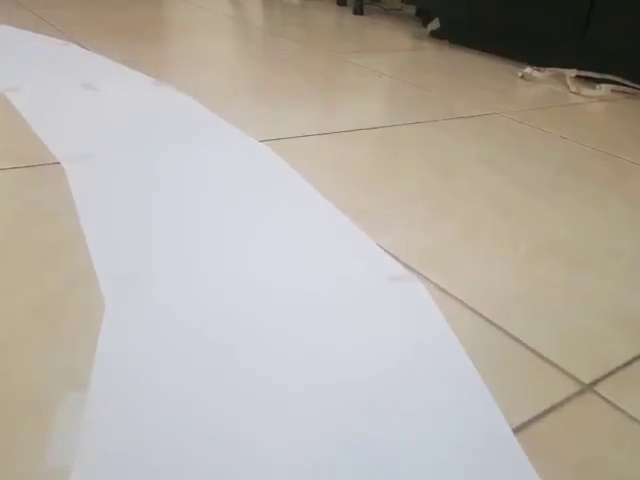
#> input picture frame 73 of JetsonNano_Projects/Robot_Car_v2/Resources/vid1.mp4, 640 x 480 px
$ python LaneDetectionModule.py
#> lines starting #> are read from the running program, lines starting #| are printed output that depends on the picture; after the words box and inside, x2 and y2 are one past the last pixel; in counts of white or black regions, pixels touching at a corner belong together
### JetsonNano_Projects/Robot_Car_v2/utlis.py
import cv2
import numpy as np


def thresholding(img):
    imgHSV = cv2.cvtColor(img, cv2.COLOR_BGR2HSV)
    lowerWhite = np.array([80, 0, 0])
    upperWhite = np.array([255, 160, 255])
    maskWhite = cv2.inRange(imgHSV, lowerWhite, upperWhite)
    return maskWhite


def warpImg(img, points, w, h, inverse=False):
    point1 = np.float32(points)
    point2 = np.float32([[0, 0], [w, 0], [0, h], [w, h]])
    if inverse:
        matrix = cv2.getPerspectiveTransform(point2, point1)
    else:
        matrix = cv2.getPerspectiveTransform(point1, point2)
    imgWarp = cv2.warpPerspective(img, matrix, (w, h))
    return imgWarp


def nothing(a):
    pass


def initializeTrackbars(intialTracbarVals, wT=480, hT=240):
    cv2.namedWindow("Trackbars")
    cv2.resizeWindow("Trackbars", 360, 240)
    cv2.createTrackbar("Width Top", "Trackbars", intialTracbarVals[0],wT//2, nothing)
    cv2.createTrackbar("Height Top", "Trackbars", intialTracbarVals[1], hT, nothing)
    cv2.createTrackbar("Width Bottom", "Trackbars", intialTracbarVals[2],wT//2, nothing)
    cv2.createTrackbar("Height Bottom", "Trackbars", intialTracbarVals[3], hT, nothing)


def valTrackbars(wT=480, hT=240):
    widthTop = cv2.getTrackbarPos("Width Top", "Trackbars")
    heightTop = cv2.getTrackbarPos("Height Top", "Trackbars")
    widthBottom = cv2.getTrackbarPos("Width Bottom", "Trackbars")
    heightBottom = cv2.getTrackbarPos("Height Bottom", "Trackbars")
    points = np.float32([(widthTop, heightTop), (wT-widthTop, heightTop),
                      (widthBottom , heightBottom ), (wT-widthBottom, heightBottom)])
    return points


def drawPoints(img, points):
    for x in range(4):
        cv2.circle(img, (int(points[x][0]), int(points[x][1])), 10, (0, 0, 255), cv2.FILLED)

    return img


def getHistogram(img, minPer=0.1, display=False, region=1):

    if region == 1:
        histValues = np.sum(img, axis=0)

    else:
        histValues = np.sum(img[img.shape[0]//region:, :], axis=0)
    # print(histValues)
    maxValue = np.max(histValues)
    minValue = minPer * maxValue

    indexArray = np.where(histValues >= minValue)
    basePoint = int(np.average(indexArray))
    # print(basePoint)

    if display:
        imgHist = np.zeros((img.shape[0], img.shape[1], 3), np.uint8)
        for x, intensity in enumerate(histValues):
            cv2.line(imgHist, (x, img.shape[0]), (x, img.shape[0]-intensity//255//region), (255, 0, 255), 1)
            cv2.circle(imgHist, (basePoint, img.shape[0]), 20, (0, 255, 255), cv2.FILLED)
        return basePoint, imgHist

    return basePoint


def stackImages(scale, imgArray):
    rows = len(imgArray)
    cols = len(imgArray[0])
    rowsAvailable = isinstance(imgArray[0], list)
    width = imgArray[0][0].shape[1]
    height = imgArray[0][0].shape[0]
    if rowsAvailable:
        for x in range( 0, rows):
            for y in range(0, cols):
                if imgArray[x][y].shape[:2] == imgArray[0][0].shape [:2]:
                    imgArray[x][y] = cv2.resize(imgArray[x][y], (0, 0), None, scale, scale)
                else:
                    imgArray[x][y] = cv2.resize(imgArray[x][y], (imgArray[0][0].shape[1], imgArray[0][0].shape[0]), None, scale, scale)
                if len(imgArray[x][y].shape) == 2: imgArray[x][y] = cv2.cvtColor(imgArray[x][y], cv2.COLOR_GRAY2BGR)
        imageBlank = np.zeros((height, width, 3), np.uint8)
        hor = [imageBlank]*rows
        hor_con = [imageBlank]*rows
        for x in range(0, rows):
            hor[x] = np.hstack(imgArray[x])
        ver = np.vstack(hor)
    else:
        for x in range(0, rows):
            if imgArray[x].shape[:2] == imgArray[0].shape[:2]:
                imgArray[x] = cv2.resize(imgArray[x], (0, 0), None, scale, scale)
            else:
                imgArray[x] = cv2.resize(imgArray[x], (imgArray[0].shape[1], imgArray[0].shape[0]), None,scale, scale)
            if len(imgArray[x].shape) == 2: imgArray[x] = cv2.cvtColor(imgArray[x], cv2.COLOR_GRAY2BGR)
        hor = np.hstack(imgArray)
        ver = hor
    return ver

### JetsonNano_Projects/Robot_Car_v2/LaneDetectionModule.py
import cv2
import numpy as np
import utlis


curveList = []
avgVal = 10


def getLaneCurve(img, display=2, normalization=True):
    global curveList
    imgCopy = img.copy()
    imgResult = img.copy()
    # # # STEP 1
    imgThres = utlis.thresholding(img)

    # # # STEP 2
    hT, wT, c = img.shape
    points = utlis.valTrackbars()
    imgWarp = utlis.warpImg(imgThres, points, wT, hT)
    imgWarpPoints = utlis.drawPoints(imgCopy, points)

    # # # STEP 3
    middlePoint, imgHist = utlis.getHistogram(imgWarp, display=True, minPer=0.5, region=4)
    curveAveragePoint, imgHist = utlis.getHistogram(imgWarp, display=True, minPer=0.9)
    # print(curveAveragePoint-middlePoint)
    curveRaw = curveAveragePoint - middlePoint

    # # # STEP 4
    curveList.append(curveRaw)
    if len(curveList) > avgVal:
        curveList.pop(0)
    curve = int(sum(curveList)/len(curveList))

    # # # STEP 5

    if display != 0:
        imgInvWarp = utlis.warpImg(imgWarp, points, wT, hT, inverse=True)
        imgInvWarp = cv2.cvtColor(imgInvWarp, cv2.COLOR_GRAY2BGR)
        imgInvWarp[0:hT // 3, 0:wT] = 0, 0, 0
        imgLaneColor = np.zeros_like(img)
        imgLaneColor[:] = 0, 255, 0
        imgLaneColor = cv2.bitwise_and(imgInvWarp, imgLaneColor)
        imgResult = cv2.addWeighted(imgResult, 1, imgLaneColor, 1, 0)
        midY = 450
        cv2.putText(imgResult, str(curve), (wT // 2 - 80, 85), cv2.FONT_HERSHEY_COMPLEX, 2, (255, 0, 255), 3)
        cv2.line(imgResult, (wT // 2, midY), (wT // 2 + (curve * 3), midY), (255, 0, 255), 5)
        cv2.line(imgResult, ((wT // 2 + (curve * 3)), midY - 25), (wT // 2 + (curve * 3), midY + 25), (0, 255, 0), 5)
        for x in range(-30, 30):
            w = wT // 20
            cv2.line(imgResult, (w * x + int(curve // 50), midY - 10),
                     (w * x + int(curve // 50), midY + 10), (0, 0, 255), 2)
        # fps = cv2.getTickFrequency() / (cv2.getTickCount() - timer);
        # cv2.putText(imgResult, 'FPS ' + str(int(fps)), (20, 40), cv2.FONT_HERSHEY_SIMPLEX, 1, (230, 50, 50), 3);
    if display == 2:
        imgStacked = utlis.stackImages(0.7, ([img, imgWarpPoints, imgWarp],
                                             [imgHist, imgLaneColor, imgResult]))
        cv2.imshow('ImageStack', imgStacked)
    elif display == 1:
        cv2.imshow('Result', imgResult)

    # # # NORMALIZATION
    print(curve)
    if normalization:
        curve = curve / 100
        if curve > 1:
            curve = 1
        elif curve < -1:
            curve = -1
    else:
        if curve > 100:
            curve = 100
        elif curve < -100:
            curve = -100

    # curveList = []

    return curve, imgResult


def main():
    kernel = np.ones((5, 5), np.uint8)
    cap = cv2.VideoCapture('Resources/vid1.mp4')
    # cap = cv2.VideoCapture(0)
    frameCounter = 0
    initialTrackBarVals = [102, 80, 20, 214]
    utlis.initializeTrackbars(initialTrackBarVals)
    while True:
        frameCounter += 1
        if cap.get(cv2.CAP_PROP_FRAME_COUNT) == frameCounter:
            cap.set(cv2.CAP_PROP_POS_FRAMES, 0)
            frameCounter = 0
        ret, frame = cap.read()
#> frame is the input picture: shape (480, 640, 3); mean B, G, R 167.4, 175.7, 181.8

        frame = cv2.resize(frame, (480, 240))
#> frame: shape (240, 480, 3)

        # [15 lines of commented-out code are left out]

        curve, imgResult = getLaneCurve(frame, display=2)
#> in thresholding, `imgHSV = cv2.cvtColor(img, cv2.COLOR_BGR2HSV)`: imgHSV: shape (240, 480, 3); mean H, S, V 60.4, 35.7, 186.3
#> in thresholding, `maskWhite = cv2.inRange(imgHSV, lowerWhite, upperWhite)`:
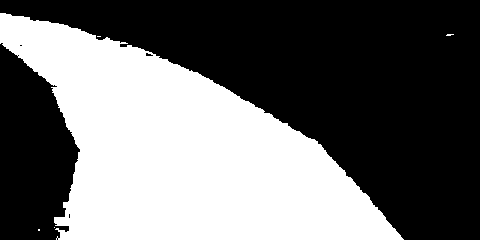
#> maskWhite: shape (240, 480); 42.3% white; 5 white regions (4 under 20 px), largest, box (x1, y1, x2, y2) and area: (0, 13, 404, 240) 48717
#> in warpImg, `imgWarp = cv2.warpPerspective(img, matrix, (w, h))`:
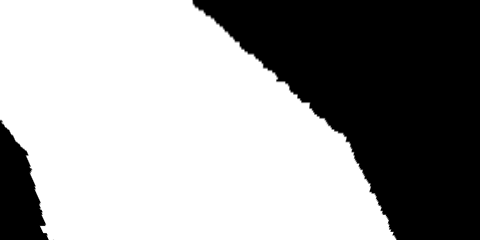
#> imgWarp: shape (240, 480); min 0, max 255, mean 157.3
#> in getHistogram, `histValues = np.sum(img[img.shape[0]//region:, :], axis=0)`: histValues = 480 values, max 45900 at index 49, min 0 at index 397, mean 30620.2
#> in getHistogram, `maxValue = np.max(histValues)`: maxValue = 45900
#> in getHistogram, `minValue = minPer * maxValue`: minValue = 22950
#> in getHistogram, `basePoint = int(np.average(indexArray))`: basePoint = 188
#> the loop in getHistogram, `for x, intensity in enumerate(histValues):` made 480 passes
#> intensity on passes 1 to 3: 15359, 15525, 16052
#> after the loop in getHistogram, `for x, intensity in enumerate(histValues):`:
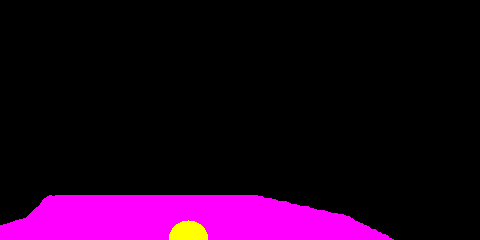
#> imgHist: shape (240, 480, 3); mean of channels 0, 1, 2 30.3, 1.3, 31.7; drawn as B, G, R
#> call 2 of getHistogram, with minPer = 0.9, display = True, region = 1
#> in getHistogram (call 2), `histValues = np.sum(img, axis=0)`: histValues = 480 values, max 61200 at index 49, min 0 at index 397, mean 37751.4
#> in getHistogram (call 2), `maxValue = np.max(histValues)`: maxValue = 61200
#> in getHistogram (call 2), `minValue = minPer * maxValue`: minValue = 55080
#> in getHistogram (call 2), `basePoint = int(np.average(indexArray))`: basePoint = 130
#> the loop in getHistogram (call 2), `for x, intensity in enumerate(histValues):` made 480 passes
#> intensity on passes 1 to 3: 30659, 30825, 31352
#> after the loop in getHistogram (call 2), `for x, intensity in enumerate(histValues):`:
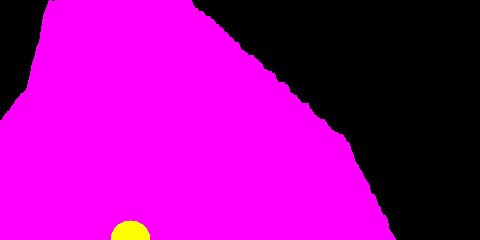
#> imgHist: shape (240, 480, 3); mean of channels 0, 1, 2 155.7, 1.3, 157; drawn as B, G, R
#> in getLaneCurve, `curveRaw = curveAveragePoint - middlePoint`: curveRaw = -58
#> in getLaneCurve, `imgLaneColor = cv2.bitwise_and(imgInvWarp, imgLaneColor)`:
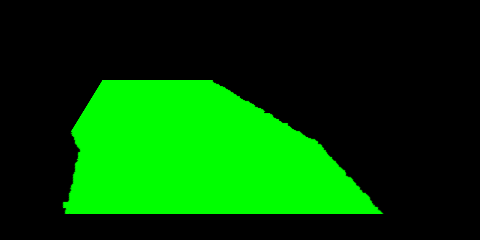
#> imgLaneColor: shape (240, 480, 3); mean B, G, R 0, 69, 0
#> in getLaneCurve, `cv2.putText(imgResult, str(curve), (wT // 2 - 80, 85), cv2.FONT_HERSHE..`:
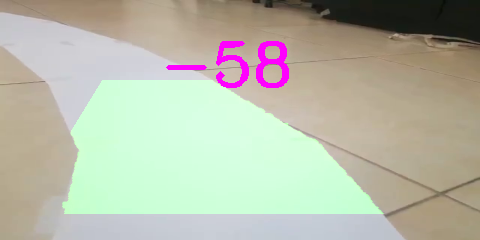
#> imgResult: shape (240, 480, 3); mean B, G, R 168.8, 185, 182.8
#> after the loop in stackImages, `for x in range(0, rows):`: hor = 2 items
#> in stackImages, `ver = np.vstack(hor)`:
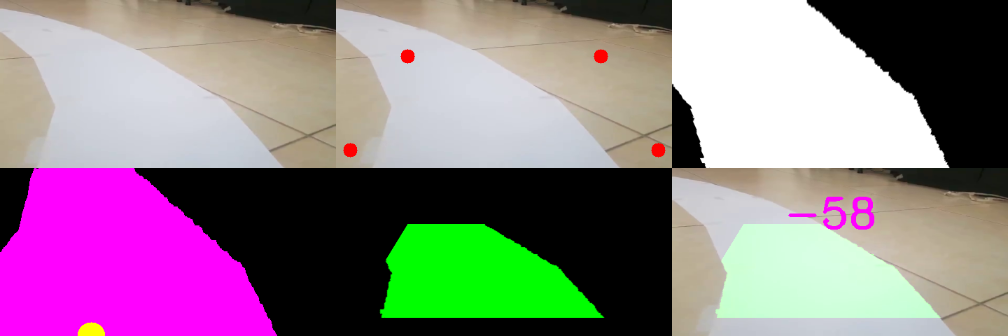
#> ver: shape (336, 1008, 3); mean of channels 0, 1, 2 135.8, 127, 143.6; drawn as B, G, R
#| -58
#> in getLaneCurve, `curve = curve / 100`: curve = -0.58
#> curve = -0.58

        print(curve)
#| -0.58
        cv2.imshow('Vid', frame)

        # [18 lines of commented-out code are left out]
        if cv2.waitKey(1) & 0xFF == ord(' '):
#> (key Esc is pressed here)
            cap.release()
            cv2.destroyAllWindows()
            break


if __name__ == "__main__":
    main()

$ run again, starting later in the video
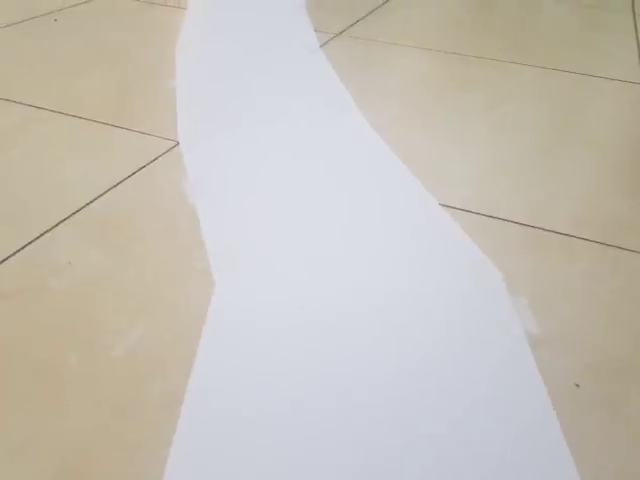
#> input picture frame 329 of JetsonNano_Projects/Robot_Car_v2/Resources/vid1.mp4, 640 x 480 px
#> in main, frame is the input picture: shape (480, 640, 3); mean B, G, R 184.2, 192.9, 198.1
#> frame: shape (240, 480, 3)
#> imgHSV: shape (240, 480, 3); mean H, S, V 59.1, 30.5, 202.7
#> maskWhite: shape (240, 480); 41.3% white; 1 white region, box (x1, y1, x2, y2) and area: (123, 0, 435, 240) 47612
#> in getHistogram, `histValues = np.sum(img[img.shape[0]//region:, :], axis=0)`: histValues = 480 values, max 45900 at index 134, min 0 at index 0, mean 28792.5
#> maxValue = 45900
#> minValue = 22950
#> basePoint = 278
#> curveAveragePoint = 246
#> curveRaw = -32
#> in getLaneCurve, `cv2.putText(imgResult, str(curve), (wT // 2 - 80, 85), cv2.FONT_HERSHE..`:
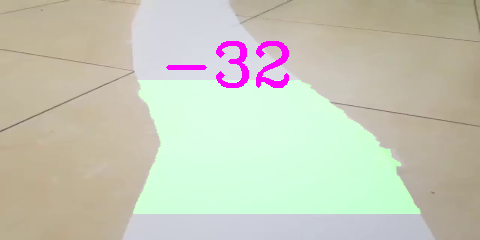
#> imgResult: shape (240, 480, 3); mean B, G, R 184.6, 200.6, 198.7
#> after the loop in stackImages, `for x in range(0, rows):`: hor = 2 items
#> in stackImages, `ver = np.vstack(hor)`:
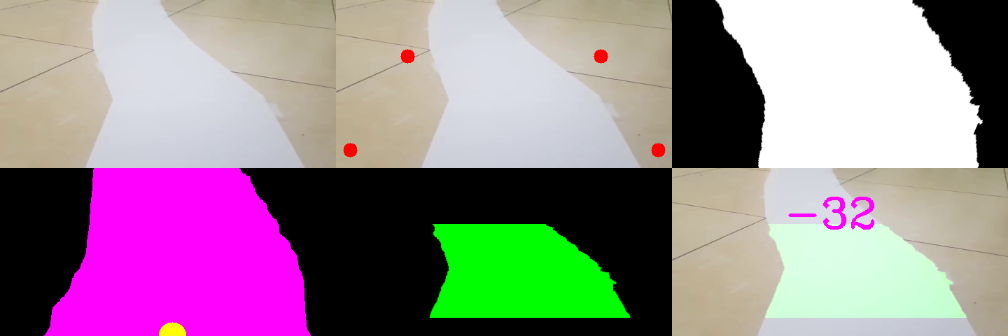
#> ver: shape (336, 1008, 3); mean of channels 0, 1, 2 144.4, 135.1, 152; drawn as B, G, R
#| -32
#> in getLaneCurve, `curve = curve / 100`: curve = -0.32
#| -0.32

$ run again, starting later in the video
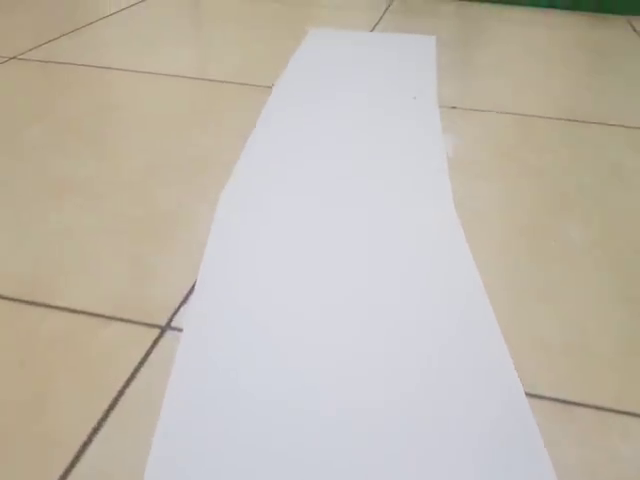
#> input picture frame 586 of JetsonNano_Projects/Robot_Car_v2/Resources/vid1.mp4, 640 x 480 px
#> in main, frame is the input picture: shape (480, 640, 3); mean B, G, R 174.5, 185.8, 192.9
#> frame: shape (240, 480, 3)
#> imgHSV: shape (240, 480, 3); mean H, S, V 58.2, 34.5, 196.3
#> maskWhite: shape (240, 480); 39% white; 2 white regions (1 under 20 px), largest, box (x1, y1, x2, y2) and area: (109, 16, 418, 240) 44883
#> in getHistogram, `histValues = np.sum(img[img.shape[0]//region:, :], axis=0)`: histValues = 480 values, max 45900 at index 122, min 0 at index 0, mean 28313.3
#> maxValue = 45900
#> minValue = 22950
#> basePoint = 257
#> curveAveragePoint = 266
#> curveRaw = 9
#> in getLaneCurve, `cv2.putText(imgResult, str(curve), (wT // 2 - 80, 85), cv2.FONT_HERSHE..`:
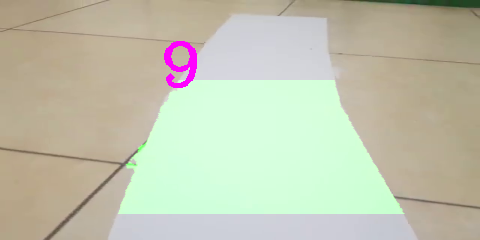
#> imgResult: shape (240, 480, 3); mean B, G, R 175.1, 195.6, 193.3
#> after the loop in stackImages, `for x in range(0, rows):`: hor = 2 items
#> in stackImages, `ver = np.vstack(hor)`:
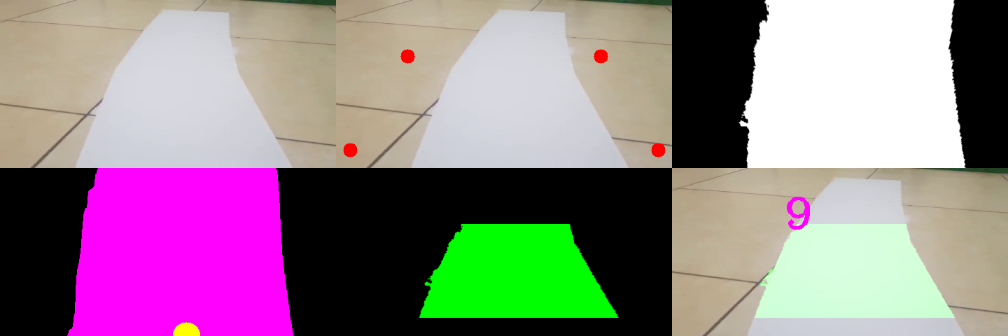
#> ver: shape (336, 1008, 3); mean of channels 0, 1, 2 138.1, 131, 147.9; drawn as B, G, R
#| 9
#> in getLaneCurve, `curve = curve / 100`: curve = 0.09
#| 0.09
